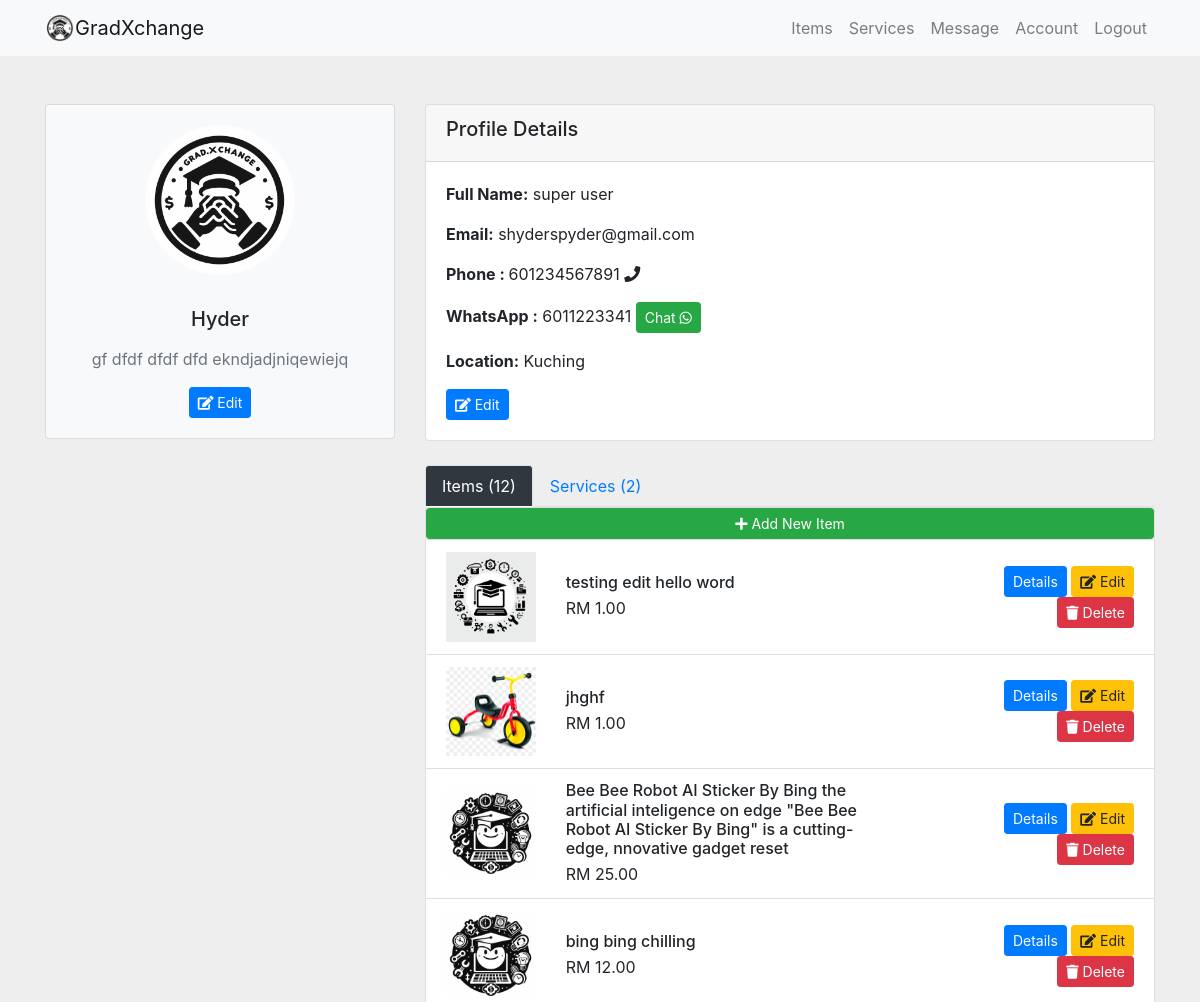
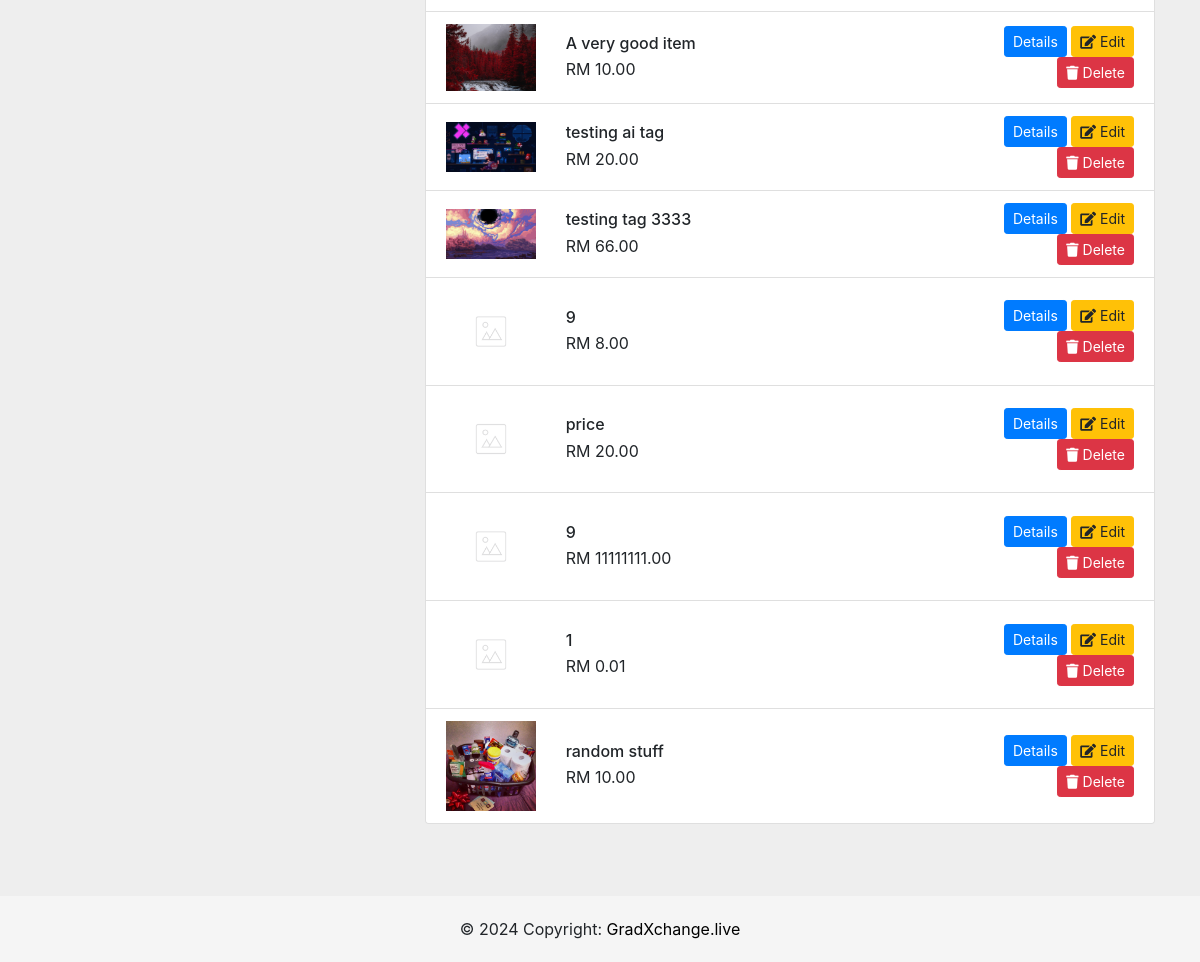
Before: /account/Hyder/ (signed in) with the older database file (2 pictures, top to bottom).
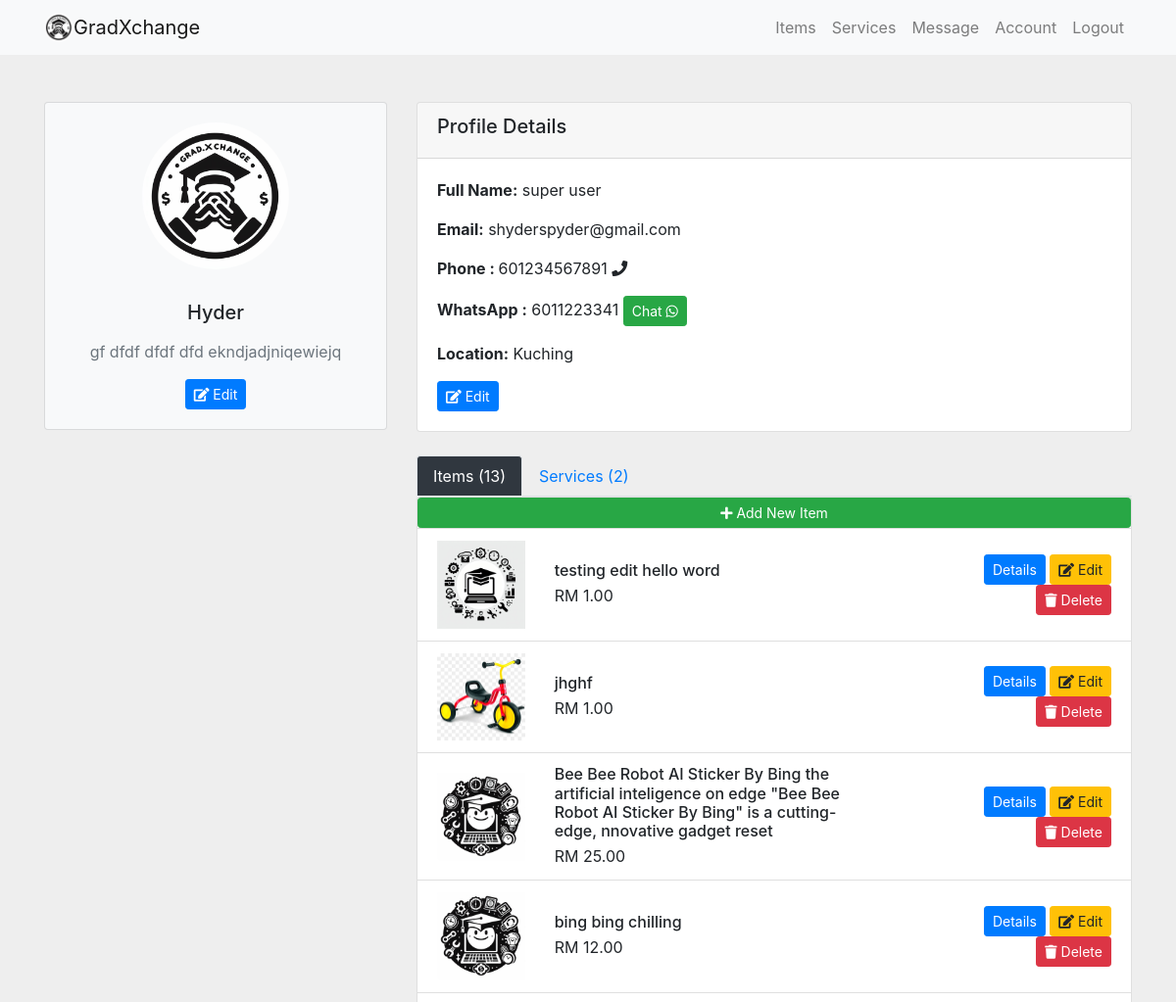
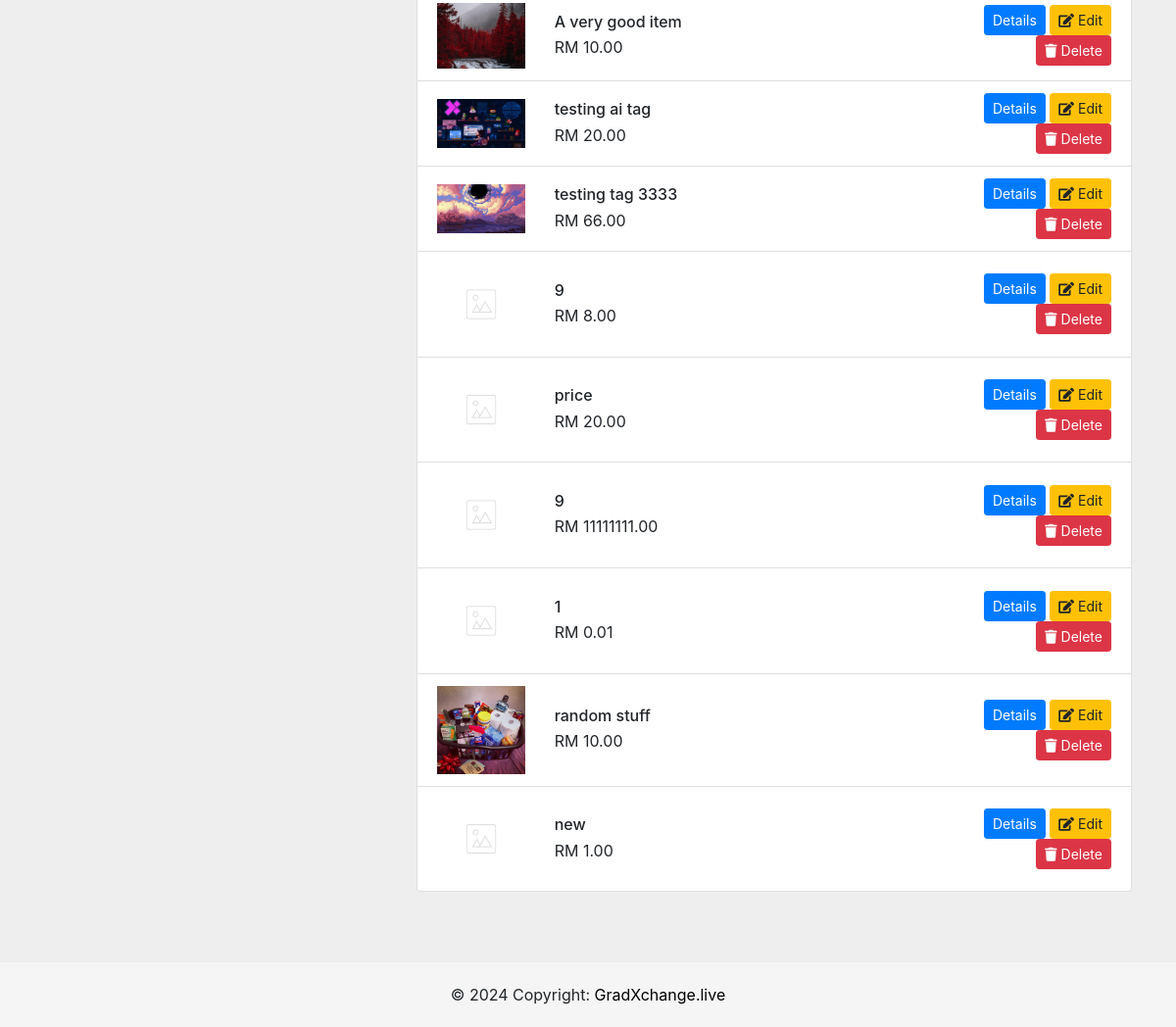
After: the same page with the newer database file (2 pictures, top to bottom).
### users/models.py (models this page shows, shortened)
class Profile(models.Model):
    user = models.OneToOneField(User, on_delete=models.CASCADE)
    image = models.ImageField(default='profilepic.jpg', upload_to='profile_picture')
    location =models.CharField(max_length=100)
    about_me = models.CharField(max_length=200, null=True, blank=True)
    phone_regex = RegexValidator(
        regex=r'^\+?60?\d{9,10}$',
        message="Phone number must be entered in the format: '+60123456789'. With country code +60 and up to 10 digits allowed."
    )
    phone = models.CharField(validators=[phone_regex], max_length=17, blank=True)  # Optional: adjust max_length as needed
    whatsapp_regex = RegexValidator(
        regex=r'^\+?60?\d{9,10}$',
        message="Whatsapp number must be entered in the format: '+60123456789'. With country code +60 and up to 10 digits allowed."
    )
    whatsapp = models.CharField(validators=[whatsapp_regex], max_length=17, blank=True)

### item/models.py (models this page shows, shortened)
class Item(models.Model):
    tags = TaggableManager()
    item_name = models.CharField(max_length=200)
    item_desc = models.CharField(max_length=200)
    item_detail = models.CharField(max_length=2000)
    item_price = models.DecimalField(max_digits=10, decimal_places=2, validators=[MinValueValidator(Decimal('0.01'))])
    item_image = models.ImageField(upload_to='images_item', default="notfound.png")
    created =  models.DateTimeField(auto_now_add=True)
    user_name = models.ForeignKey(User, on_delete=models.CASCADE,default=1)
    liked_by = models.ManyToManyField(settings.AUTH_USER_MODEL, related_name='item_liked',blank= True)

### users/views.py (the view)
# urls.py: path('account/<str:username>/',user_views.accountPage, name='account'),
@login_required
def accountPage(request,username):
    user = get_object_or_404(User, username= username)
    user_items = Item.objects.filter(user_name= user)  # Query items belonging to the logged-in user
    user_services = Service.objects.filter(user_name= user)
    profile = get_object_or_404(Profile, user=user)
    is_own_account = request.user == user
    context = {
        'user':user,
        'user_items':user_items,
        'user_services':user_services,
        'is_own_account': is_own_account,  # Pass the flag to the template
        'profile_id': profile.id,  # Add the profile ID to the context
    }
    return render(request,'users/account.html', context)

### users/templates/users/account.html (shortened to what this page needs)
{% extends 'users/base.html' %}
{% load static %}
{% block body %}
<section style="background-color: #eee;">
    <div class="container py-5">
        <div class="row justify-content-center">
            <div class="col-12 col-sm-8 col-md-6 col-lg-4">
                <div class="card mb-4 bg-light">
                    <div class="card-body text-center">
                        <img src="{{ user.profile.image.url }}" class="img-fluid rounded-circle mb-3" width="150"
                            height="150" alt="Profile Picture">
                        <h5 class="my-3">{{ user.username }}</h5>
                        <p class="text-muted">{{ user.profile.about_me }}</p>
                        {% if is_own_account %}
                        <a href="{% url 'edit_about' %}" class="btn btn-primary btn-sm"><i class="fas fa-edit"></i> Edit
                        </a>
                        {% else %}
                        <a href="{% url 'chat' profile_id %}" class="btn btn-dark btn-sm">
                            Send Message <i class="far fa-envelope"></i>
                        </a>
                        {% endif %}
                    </div>
                </div>
            </div>
            <div class="col-md-8">
                <div class="card mb-4">
                    <div class="card-header">
                        <h5>Profile Details</h5>
                    </div>
                    <div class="card-body">
                        <p><strong>Full Name:</strong> {{ user.first_name }} {{ user.last_name }}</p>
                        <p><strong>Email:</strong> {{ user.email }}</p>
                        <p><strong> Phone </i>: </strong>{{user.profile.phone}} <i class="fa fa-phone"
                                aria-hidden="true"></i>
                        </p>
                        {% if user.profile.whatsapp %}
                        <p><strong> WhatsApp </i>:</strong>
                            {{ user.profile.whatsapp }} <a href="{% url 'redirect_to_whatsapp' user.profile.whatsapp %}"
                                class="btn btn-success btn-sm">Chat <i class="fab fa-whatsapp whatsapp-icon"
                                    aria-hidden="true"></i></a>
                        </p>
                        {% endif %}
                        <p><strong>Location:</strong> {{ user.profile.location }}</p>
                        {% if is_own_account %}
                        <a href="{% url 'edit' %}" class="btn btn-primary btn-sm"><i class="fas fa-edit"></i> Edit </a>
                        {% endif %}
                    </div>
                </div>
                <ul class="nav nav-tabs" id="profileTabs" role="tablist">
                    <li class="nav-item">
                        <a class="nav-link active" id="items-tab" data-toggle="tab" href="#items" role="tab"
                            aria-controls="items" aria-selected="true">Items ({{ user_items.count }})</a>
                    </li>
                    <li class="nav-item">
                        <a class="nav-link" id="services-tab" data-toggle="tab" href="#services" role="tab"
                            aria-controls="services" aria-selected="false">Services ({{ user_services.count }})</a>
                    </li>
                </ul>
                <div class="tab-content" id="profileTabsContent">
                    <div class="tab-pane fade show active" id="items" role="tabpanel" aria-labelledby="items-tab">
                        <div class="card mb-4">
                            <a href="{% url 'item:create_item'%}" class="btn btn-success btn-sm">
                                <i class="fas fa-plus"></i> Add New Item
                            </a>
                            <ul class="list-group list-group-flush">
                                {% for item in user_items %}
                                <li class="list-group-item">
                                    <div class="row align-items-center">
                                        <div class="col-md-2">
                                            <img src="{{ item.item_image.url }}" class="img-fluid"
                                                alt="{{ item.item_name }}">
                                        </div>
                                        <div class="col-md-6">
                                            <h6 class="mb-1">{{ item.item_name }}</h6>
                                            <p class="mb-0">RM {{ item.item_price }}</p>
                                        </div>
                                        <div class="col-md-4 text-md-right mt-3 mt-md-0">
                                            <a href="{% url 'item:detail' item.id %}"
                                                class="btn btn-primary btn-sm">Details</a>
                                            {% if is_own_account %}
                                            <a href="{% url 'item:update_item' item.id %}"
                                                class="btn btn-warning btn-sm">
                                                <i class="fas fa-edit"></i> Edit
                                            </a>
                                            <a href="{% url 'item:delete_item' item.id %}"
                                                class="btn btn-danger btn-sm">
                                                <i class="fas fa-trash"></i> Delete
                                            </a>
                                            {% endif %}
                                        </div>
                                    </div>
                                </li>
                                {% empty %}
                                <li class="list-group-item">No item listed.</li>
                                {% endfor %}
                            </ul>
                        </div>
                    </div>
                </div>
            </div>
        </div>
    </div>
</section>
{% endblock %}

### users/templates/users/base.html (shortened to what this page needs)
{% load static %}
<!DOCTYPE html>
<html lang="en">
<head>
    <link rel="stylesheet" href="https://cdn.jsdelivr.net/npm/bootstrap@4.0.0/dist/css/bootstrap.min.css"
>
    <link rel="stylesheet" href="{% static 'css/style.css' %}">
    <link href="https://cdnjs.cloudflare.com/ajax/libs/font-awesome/5.15.1/css/all.min.css" rel="stylesheet">
</head>
<body>
    <nav class="navbar navbar-expand-lg navbar-light bg-light">
        <div class="container">
            <a class="navbar-brand" href="{%url 'home' %}"> <img src="{% static 'pictures/logogxc.jpg' %}" width="30"
                    height="30" class="d-inline-block align-top" style="border-radius: 50%;" alt="">GradXchange </a>
            <div class="collapse navbar-collapse" id="navbarSupportedContent">
                <ul class="navbar-nav ml-auto">
                    <li class="nav-item">
                        <a class="nav-link" href="{% url 'item:index' %}">Items</a>
                    </li>
                    <li class="nav-item ">
                        <a class="nav-link" href="{% url 'service:index' %}">Services</a>
                    </li>
                    {% if user.is_authenticated %}
                    <li class="nav-item">
                        <a class="nav-link " href="{% url 'inbox' %}">Message</a>
                    </li>
                    <li class="nav-item">
                        <a class="nav-link" href="{% url 'account' request.user.username %}">Account</a>
                    </li>
                    <li class="nav-item">
                        <a href="#" class="nav-link"
                            onclick="document.getElementById('logout-form').submit(); return false;">Logout</a>
                    </li>
                    {% else %}
                    <li class="nav-item">
                        <a class="nav-link" href="{% url 'login' %}">Login</a>
                    </li>
                    {% endif %}
                </ul>
            </div>
    </nav>
    {% block body %}
    {% endblock %}
    <footer class="footer">
        <div class="text-center p-3">
            © 2024 Copyright:
            <a class="text-body" href="#" style="color: black;">GradXchange.live</a>
        </div>
    </footer>
</body>
</html>

### static/css/style.css (style rules this page uses)
html, body { height: 100%; margin: 0; padding: 0; }
body { display: flex; flex-direction: column; }
.footer { background-color: whitesmoke; text-align: center; padding: 5px 0; margin-top: auto; }

### users/templates/users/account.html (style rules this page uses)
.profile-tabs .nav-item.show .nav-link, .nav-tabs .nav-link.active { color: #fff; background-color: #30373f; }

Changed rows visible on the page:
added Item: item_image (picture), item_name "new", item_price "1.00"
Other visible differences:
{{ user_items.count }}: "12" → "13"
